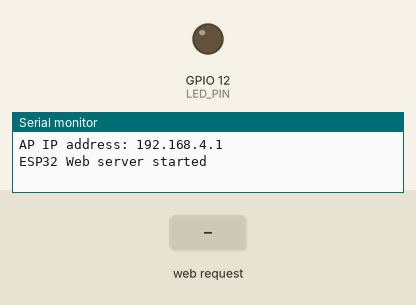
Simulated run of this sketch. Board: ESP32. On the bench: output pins drawn as LEDs (lit = HIGH), the last lines printed to the serial monitor. The test bench sets the inputs (shaded band). WiFi joins after 1.5 s; servers stay silent unless stated.

Above: at 1.2 s.
1.3 s: HTTP request GET /led.html?state=on received
At 1.6 s:
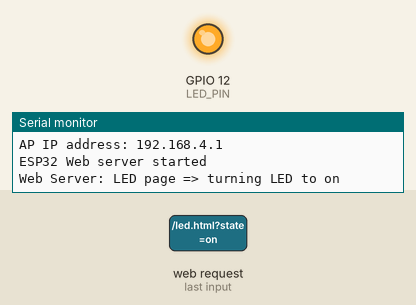
2.8 s: HTTP request GET / received
4.3 s: HTTP request GET /led.html received
Timing chart, 0 to 7.3 s (numbered marks = the images above; inputs shaded):
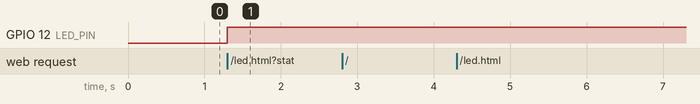

Measured:
- after the input at 1.3 s, GPIO 12 (LED_PIN): LOW → HIGH at once

The sketch:

MultiPageServer.ino
```cpp
/*********
  Rui Santos
  Complete project details at https://randomnerdtutorials.com
*********/

// Import required libraries
#include "WiFi.h"
#include "ESPAsyncWebServer.h"
//#include "SPIFFS.h"
#include "index.h"
#include "led.h"

#define LED_PIN 12  // ESP32 pin GPIO18 connected to LED

// Replace with your network credentials
const char* ssid = "ESP_Hotspot";
const char* password = NULL;

// Create AsyncWebServer object on port 80
AsyncWebServer server(80);

//Set LED
int LED_state = LOW;

void setup(){
  // Serial port for debugging purposes
  Serial.begin(115200);
  pinMode(LED_PIN, OUTPUT);

  // Initialize SPIFFS
  //if(!SPIFFS.begin(true)){
  //  Serial.println("An Error has occurred while mounting SPIFFS");
  //  return;
  //}

  // Connect to Wi-Fi
  //WiFi.begin(ssid, password);
  //while (WiFi.status() != WL_CONNECTED) {
  //  delay(1000);
  //  Serial.println("Connecting to WiFi..");
  //}

  //Create Acess Point
  WiFi.softAP(ssid, password);

  // Print ESP32 Local IP Address
  //Serial.println(WiFi.localIP());
  IPAddress IP = WiFi.softAPIP();
  Serial.print("AP IP address: ");
  Serial.println(IP);


  //WEBPAGE STUFF
  //Index Page
  server.on("/", HTTP_GET, [](AsyncWebServerRequest *request) {
    Serial.println("Web Server: home page");
    String html = HTML_CONTENT_HOME;  // Use the HTML content from the index.h file
    request->send(200, "text/html", html);
  });

  server.on("/index.html", HTTP_GET, [](AsyncWebServerRequest *request) {
    Serial.println("Web Server: home page");
    String html = HTML_CONTENT_HOME;  // Use the HTML content from the index.h file
    request->send(200, "text/html", html);
  });

  // LED Page
  server.on("/led.html", HTTP_GET, [](AsyncWebServerRequest *request) {
    Serial.print("Web Server: LED page");

    // Check for the 'state' parameter in the query string
    if (request->hasArg("state")) {
      String state = request->arg("state");
      if (state == "on") {
        LED_state = HIGH;
      } else if (state == "off") {
        LED_state = LOW;
      }

      // control LED here
      digitalWrite(LED_PIN, LED_state);
      Serial.print(" => turning LED to ");
      Serial.print(state);
    }
    Serial.println();

    String html = HTML_CONTENT_LED;                         // Use the HTML content from the led.h file
    html.replace("%STATE%", LED_state ? "ON" : "OFF");  // update the LED state
    request->send(200, "text/html", html);
  });


  // Start server
  server.begin();
  Serial.println("ESP32 Web server started");
}

void loop(){

}
```

index.h
```cpp
/*
 * This ESP32 code is created by esp32io.com
 *
 * This ESP32 code is released in the public domain
 *
 * For more detail (instruction and wiring diagram), visit https://esp32io.com/tutorials/esp32-web-server-multiple-pages
 */

const char *HTML_CONTENT_HOME = R"=====(
<!DOCTYPE html>
<html lang="en">
<head>
    <meta charset="UTF-8">
    <meta name="viewport" content="width=device-width, initial-scale=1.0">
  <link rel="icon" href="data:,">
    <title>Home Page</title>
</head>
<body>
    <h1>Welcome to the Home Page</h1>
    <ul>
        <li><a href="/led.html">LED Page</a></li>
        <li><a href="/temperature.html">Temperature Page</a></li>
    </ul>
</body>
</html>
)=====";
```

led.h
```cpp
/*
 * This ESP32 code is created by esp32io.com
 *
 * This ESP32 code is released in the public domain
 *
 * For more detail (instruction and wiring diagram), visit https://esp32io.com/tutorials/esp32-web-server-multiple-pages
 */

const char *HTML_CONTENT_LED = R"=====(
<!DOCTYPE html>
<html lang="en">
<head>
    <meta charset="UTF-8">
    <meta name="viewport" content="width=device-width, initial-scale=1.0">
  <link rel="icon" href="data:,">
    <title>LED Page</title>
</head>
<body>
    <h1>LED Page</h1>
    <p>LED State: <span style="color: red;">%STATE%</span></p>
    <a href='/led.html?state=on'>Turn ON</a>
    <br><br>
    <a href='/led.html?state=off'>Turn OFF</a>
    <p><a href="/index.html">Home Page</a></p>
</body>
</html>
)=====";
```
